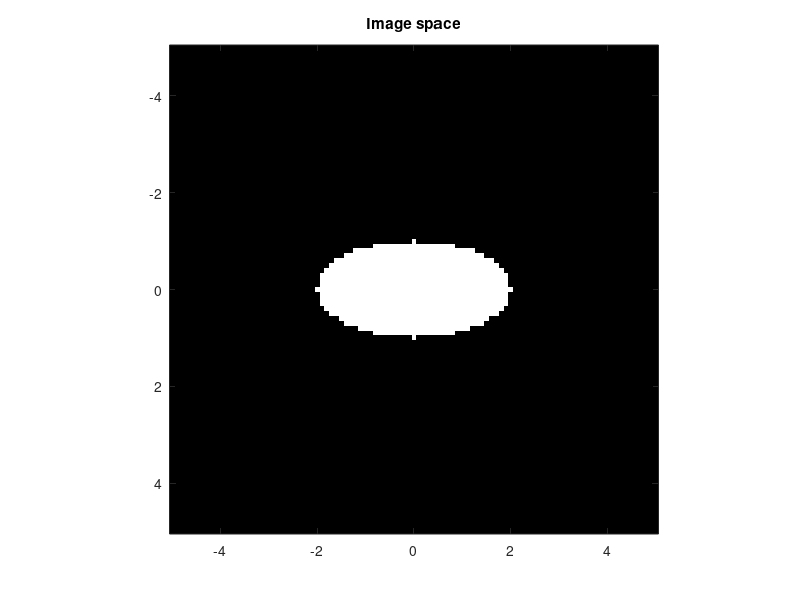
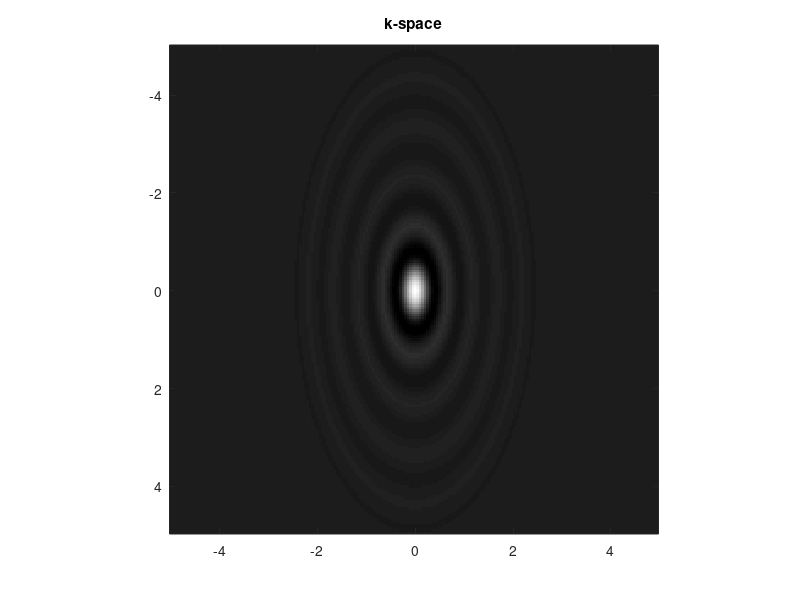

These charts were generated, in order, by the following MATLAB code: (Note: this script raises an error after producing the figures.)
clear
close all
clc
addpath seemri
%% [TODO] define the variables gammabar and gamma
gammabar = 42.58*10^6;
gamma = 2*pi*gammabar;

%% 2. K-space sampling

% Definition of the image
u = @(x,y) ((x.^2)/4 + y.^2 )<=1; %ellipse with axis 2 and 1

% Visualize the image
x = -5:0.1:5;
y = -5:0.1:5;
[xs, ys] = meshgrid(x, y);
figure
imagesc(x, y, u(xs, ys));
axis image
colormap gray
title('Image space')

% Continuous FT formulation
Fu = @(kx,ky) 2*besselj(1, 2*pi*(sqrt((2*kx).^2+ky.^2)+1e-9*(kx==0 & ky==0)))...
./(sqrt((2*kx).^2+ky.^2)+1e-9*(kx==0 & ky==0));

% Design of the sampling grid
dk = 0.05;
kmax = 5;
ks = -kmax:dk:kmax-dk;
[kxs, kys] = meshgrid(ks,ks);

% View the k-space
figure
imagesc(ks, ks, Fu(kxs, kys));
axis image
colormap gray
title('k-space')

% Reconstruct and view the image
figure
mrireconstruct(Fu(kxs, kys), kmax, 'Plot', true)
title(sprintf('kmax = %g, dk = %g', kmax, dk))

% Reconstruct and view the image again varying dk and kmax!
for dk=[0.1,0.4]
   kmax = 5;
   ks = -kmax:dk:kmax-dk;
   [kxs, kys] = meshgrid(ks,ks);
   % View the k-space
    figure
    imagesc(ks, ks, Fu(kxs, kys));
    axis image
    colormap gray
    title('k-space')

    % Reconstruct and view the image
    figure
    mrireconstruct(Fu(kxs, kys), kmax, 'Plot', true)
    title(sprintf('kmax = %g, dk = %g', kmax, dk))
end

for kmax=[2,4,10]
   dk=0.05;
   ks = -kmax:dk:kmax-dk;
   [kxs, kys] = meshgrid(ks,ks);
   % View the k-space
    figure
    imagesc(ks, ks, Fu(kxs, kys));
    axis image
    colormap gray
    title('k-space')

    % Reconstruct and view the image
    figure
    mrireconstruct(Fu(kxs, kys), kmax, 'Plot', true)
    title(sprintf('kmax = %g, dk = %g', kmax, dk))
end